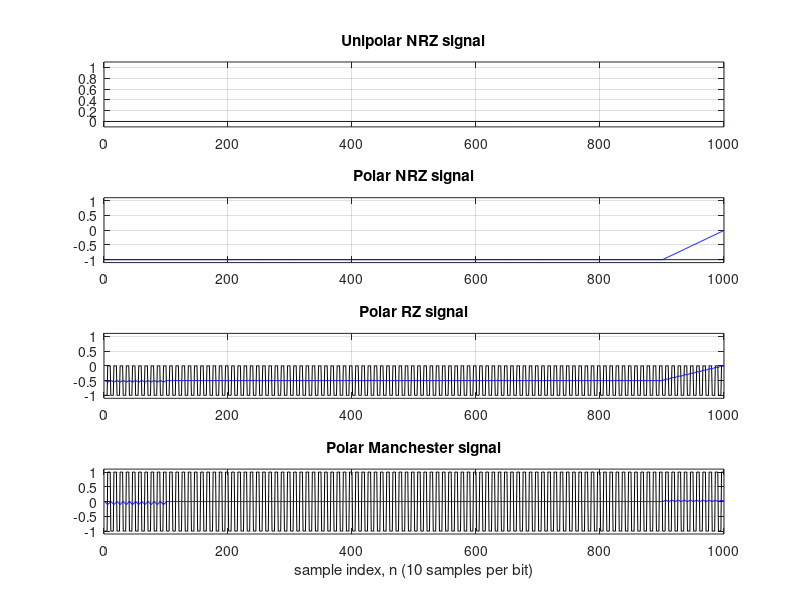

The MATLAB source for this figure:
% File: baseline_wander2.m
% Compute the running average of several pulse shaping techniques
% The average is computed over Nb=10 bits
% A tail of 10 zeros is appended at the end of the bit sequence
% EE 160 - Fall 2012 - San Jose State University
% Modified June 2013 and Fall 2021 

clear
seed = mod(1e6*now, 100000);
rng(seed,'twister');                    % Not the same seed at start
rand('state',seed)

Tb=1/10;        % Bit duration
N= 10;          % Samples per bit (must be even)
Nb=10;          % Window size in bits
Nw=N*Nb;        % Window size in samples
Nsim=10*Nb;     % Number of bits simulated (must a multiple of Nb)
Ns=N*Nsim;      % Total number of samples simulated

P0=input('Probability of a zero: ');
fprintf('Be patient ...\n');

% Bit sequence
bits = rand(1,Nsim) > P0;

% Signal samples
s_UNRZ = [];    % Unipolar NRZ
s_PNRZ = [];    % Polar NRZ
s_PRZ  = [];    % Polar RZ
s_M    = [];    % Polar Manchester
for i=1:Nsim
    s_UNRZ = [s_UNRZ bits(i)*ones(1,N)];
    s_PNRZ = [s_PNRZ (2*bits(i)-1)*ones(1,N)];
    s_PRZ  = [s_PRZ  (2*bits(i)-1)*[ones(1,N/2) zeros(1,N/2)]];
    s_M    = [s_M    (2*bits(i)-1)*[ones(1,N/2) -ones(1,N/2)]];
end

% -------------------------------------------------------------
% Add a tail of zeros
s_UNRZ = [s_UNRZ zeros(1,Nw)];
s_PNRZ = [s_PNRZ zeros(1,Nw)];
s_PRZ  = [s_PRZ  zeros(1,Nw)];
s_M =    [s_M    zeros(1,Nw)];
% -------------------------------------------------------------

figure

% Plot signals
subplot(4,1,1), plot(s_UNRZ(1:Ns),'-k'), axis([0 Ns -0.1 1.1]), grid on
title('Unipolar NRZ signal'), hold on
subplot(4,1,2), plot(s_PNRZ(1:Ns),'-k'), axis([0 Ns -1.1 1.1]), grid on
title('Polar NRZ signal'), hold on
subplot(4,1,3), plot(s_PRZ(1:Ns),'-k'), axis([0 Ns -1.1 1.1]), grid on
title('Polar RZ signal'), hold on
subplot(4,1,4), plot(s_M(1:Ns),'-k'), axis([0 Ns -1.1 1.1]), grid on
title('Polar Manchester signal'), hold on

% Running average for Unipolar NRZ
w1 = s_UNRZ(1:Nw);
for i=1:Ns
    av_UNRZ(i) = sum(w1)/Nw;
    % Slide the window
%     for j=0:Nw-2
%         w1(Nw-j) = w1(Nw-j-1);
%     end
    for j=1:Nw-1
        w1(Nw-j+1) = w1(Nw-j);
    end
    % New sample
    w1(1)=s_UNRZ(Nw+i);
end
subplot(4,1,1), plot(av_UNRZ(1:Ns),'b'), hold off

% Running average for Polar NRZ
w2 = s_PNRZ(1:Nw);
for i=1:Ns
    av_PNRZ(i) = sum(w2)/Nw;
    % Slide the window
    for j=0:Nw-2
        w2(Nw-j) = w2(Nw-j-1);
    end
    % New sample
    w2(1)=s_PNRZ(Nw+i);
end
subplot(4,1,2), plot(av_PNRZ(1:Ns),'b'), hold off

% Running average for Polar RZ
w3 = s_PRZ(1:Nw);
for i=1:Ns
    av_PRZ(i) = sum(w3)/Nw;
    % Slide the window
    for j=0:Nw-2
        w3(Nw-j) = w3(Nw-j-1);
    end
    % New sample
    w3(1)=s_PRZ(Nw+i);
end
subplot(4,1,3), plot(av_PRZ(1:Ns),'b'), hold off

% Running average for (polar) Manchester
w4 = s_M(1:Nw);
for i=1:Ns
    av_M(i) = sum(w4)/Nw;
    % Slide the window
    for j=0:Nw-2
        w4(Nw-j) = w4(Nw-j-1);
    end
    % New sample
    w4(1)=s_M(Nw+i);
end
subplot(4,1,4), plot(av_M(1:Ns),'b'), hold off
xlabel('sample index, n (10 samples per bit)')
